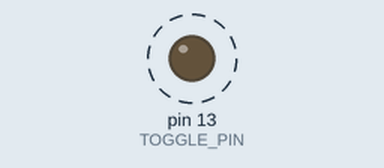
Simulated run of this sketch. Board: Arduino Uno, built with avr-gcc and run on an emulated ATmega328P. On the bench: output pins drawn as LEDs (lit = HIGH). Dashed ring = blinking.

Above: at 0.2 s.
Timing chart, 0 to 3.0 s (numbered marks = the images above):
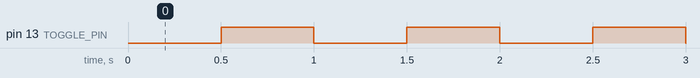

Measured:
- by itself, pin 13 (TOGGLE_PIN): alternates HIGH for 0.50 s and LOW for 0.50 s

The sketch:

Simple_Timer_Interrupt.ino
```cpp
//timer interrupts
//by Amanda Ghassaei
//June 2012
//http://www.instructables.com/id/Arduino-Timer-Interrupts/

/*
 * This program is free software; you can redistribute it and/or modify
 * it under the terms of the GNU General Public License as published by
 * the Free Software Foundation; either version 3 of the License, or
 * (at your option) any later version.
 *
*/

//timer setup for timer1.
//For arduino uno or any board with ATMEL 328/168.. diecimila, duemilanove, lilypad, nano, mini...

//this code will enable an arduino timer interrupt.
//timer1 will interrupt at 1Hz

#define TOGGLE_PIN 13

//storage variables
boolean toggle1 = 0;

void setup(){

  //set pins as outputs
  pinMode(TOGGLE_PIN, OUTPUT);

  cli();//stop interrupts

  //set timer1 interrupt at 1Hz
  TCCR1A = 0;// set entire TCCR1A register to 0
  TCCR1B = 0;// same for TCCR1B
  TCNT1  = 0;//initialize counter value to 0
  // set compare match register for 1hz increments
  OCR1A = 7811;// = (16*10^6) / (2 * 1 * 1024) - 1 = 15624/2 = 7811.5   (must be < 65536)
  // turn on CTC mode
  TCCR1B |= (1 << WGM12);
  // Set CS12 and CS10 bits for 1024 prescaler
  TCCR1B |= (1 << CS12) | (1 << CS10);
  // enable timer compare interrupt
  TIMSK1 |= (1 << OCIE1A);


  sei();//allow interrupts

}//end setup

ISR(TIMER1_COMPA_vect){//timer1 interrupt toggles pin 13 (LED)

  if (toggle1){
    digitalWrite(TOGGLE_PIN,HIGH);
    toggle1 = 0;
  }
  else{
    digitalWrite(TOGGLE_PIN,LOW);
    toggle1 = 1;
  }
}


void loop(){
  //do other things here
}
```
